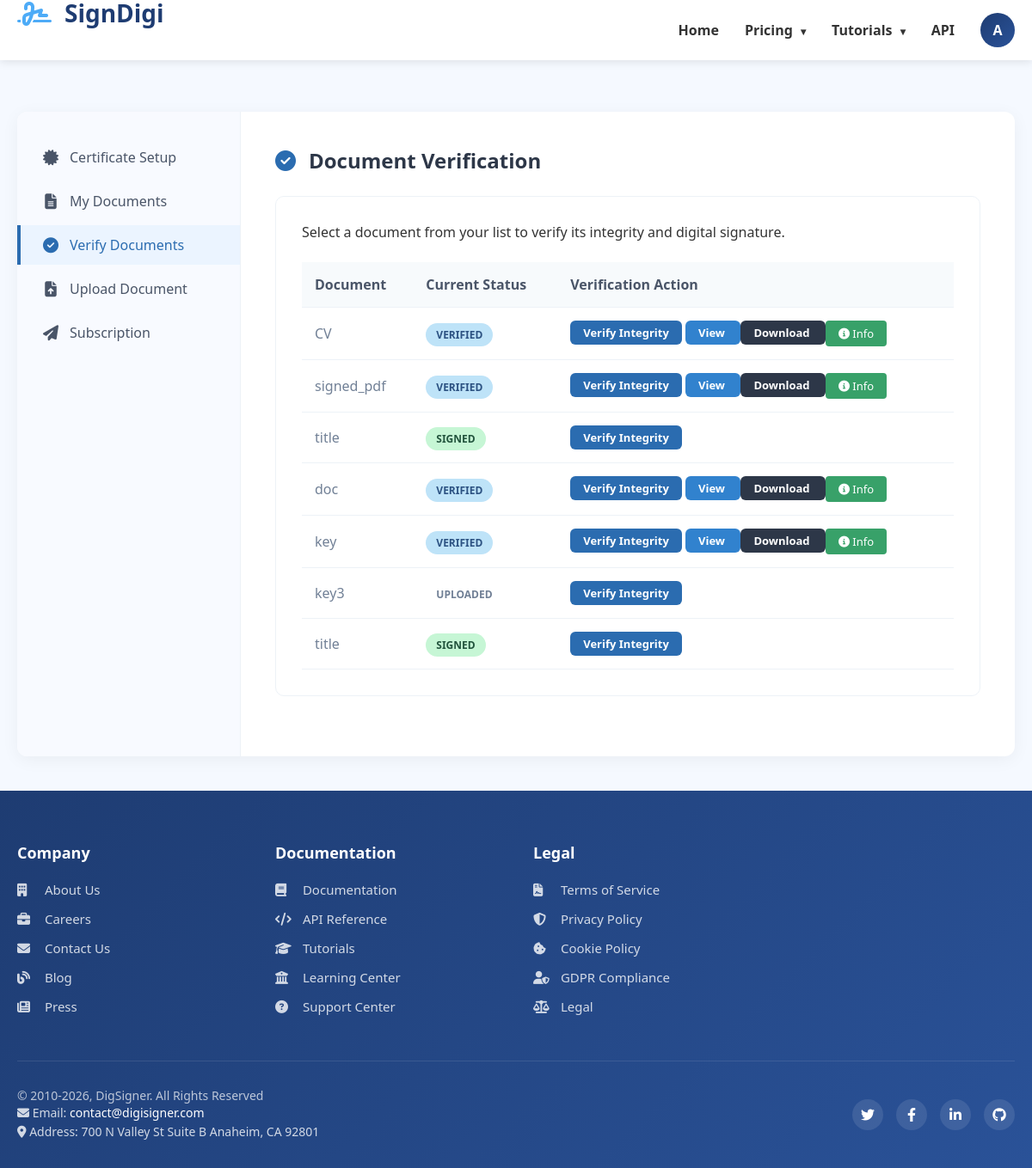
The app's page /dashboard/?section=verify (signed in) with its own data.
### mainapp/models.py (models this page shows, shortened)
class TimeStampedModel(models.Model):
    created_at = models.DateTimeField(auto_now_add=True)
    updated_at = models.DateTimeField(auto_now=True)
    class Meta:
        abstract = True

class Users(TimeStampedModel, AbstractUser):
    username = models.CharField(max_length=150, unique=True)
    email = models.EmailField(unique=True)
    fullname = models.CharField(max_length=30, null=True, blank=True)
    contact = models.IntegerField(unique=True)
    password = models.CharField(max_length=128)
    confirm_password = models.CharField(max_length=128)

class Document(TimeStampedModel):
    STATUS_CHOICES = [
        ("draft", "Draft"),
        ("pending", "Pending Signature"),
        ("signed", "Signed"),
        ("verified", "Verified"),
        ("rejected", "Rejected"),
    ]
    user = models.ForeignKey(Users, on_delete=models.CASCADE)
    title = models.CharField(max_length=255)
    file = models.FileField(upload_to="unsignatured_document/", null=False, blank=False)
    signed_file = models.FileField(
        upload_to="signatured_document/", null=True, blank=True
    )
    hash_value = models.CharField(max_length=64, blank=True, null=True)
    signature_data = models.TextField(blank=True, null=True)  # Cryptographic signature
    status = models.CharField(max_length=20, choices=STATUS_CHOICES, default="draft")

### mainapp/views.py (the view)
# urls.py: path("dashboard/", views.dashboard, name="dashboard"),
@login_required
def dashboard(request):
    active_section = request.GET.get("section", "documents")
    documents = Document.objects.filter(user=request.user).order_by("-updated_at")
    user_cert = UserCertificate.objects.filter(user=request.user).first()
    cert_form = CertificateUploadForm(instance=user_cert)
    token_form = TokenForm()
    send_form = DocumentSendForm()
    upload_form = DocumentUploadForm()
    subscription_form = SubscriptionForm()
    try:
        has_keys = hasattr(request.user, "key_pair")
    except:
        has_keys = False
    context = {
        "documents": documents,
        "has_keys": has_keys,
        "active_section": active_section,
        "user_cert": user_cert,
        "cert_form": cert_form,
        "token_form": token_form,
        "send_form": send_form,
        "upload_form": upload_form,
        "subscription_form": subscription_form,
    }
    return render(request, "users/dashboard.html", context)

### templates/users/dashboard.html (shortened to what this page needs)
{% extends 'users/base.html' %} {% load static %}  {% block extra_css %}
<link rel="stylesheet" href="{% static 'css/dashboard.css' %}" />
<link rel="stylesheet" href="{% static 'css/base.css' %}" />
{% endblock %} {% block content %}
<div class="management-container">
  <aside class="management-sidebar">
    <ul class="sidebar-nav">
      <li class="sidebar-nav-item">
        <a
          href="?section=setup"
          class="sidebar-nav-link {% if active_section == 'setup' %}active{% endif %}"
        >
          <i class="fas fa-certificate"></i> Certificate Setup
        </a>
      </li>
      <li class="sidebar-nav-item">
        <a
          href="?section=documents"
          class="sidebar-nav-link {% if active_section == 'documents' or not active_section %}active{% endif %}"
        >
          <i class="fas fa-file-alt"></i> My Documents
        </a>
      </li>
      <li class="sidebar-nav-item">
        <a
          href="?section=verify"
          class="sidebar-nav-link {% if active_section == 'verify' %}active{% endif %}"
        >
          <i class="fas fa-check-circle"></i> Verify Documents
        </a>
      </li>
      <li class="sidebar-nav-item">
        <a
          href="?section=upload"
          class="sidebar-nav-link {% if active_section == 'upload' %}active{% endif %}"
        >
          <i class="fas fa-file-upload"></i> Upload Document
        </a>
      </li>
      <li class="sidebar-nav-item">
        <a
          href="?section=send"
          class="sidebar-nav-link {% if active_section == 'send' %}active{% endif %}"
        >
          <i class="fas fa-paper-plane"></i> Subscription
        </a>
      </li>
    </ul>
  </aside>
  <main class="management-content">
    {% if active_section == 'verify' %}
    <section id="verify-section">
      <h2 class="section-title">
        <i class="fas fa-check-circle"></i> Document Verification
      </h2>
      <div class="management-card">
        <p class="mb-4">
          Select a document from your list to verify its integrity and digital
          signature.
        </p>
        <div class="table-container">
          <table class="management-table">
            <thead>
              <tr>
                <th>Document</th>
                <th>Current Status</th>
                <th>Verification Action</th>
              </tr>
            </thead>
            <tbody>
              {% for doc in documents %}
              <tr>
                <td>{{ doc.title }}</td>
                <td>
                  <span class="status-badge status-{{ doc.status }}"
                    >{{ doc.get_status_display }}</span
                  >
                </td>
                <td>
                  <form
                    action="{% url 'verify_document' doc.id %}"
                    method="post"
                    style="display: inline"
                  >
                    <button
                      type="submit"
                      class="btn-submit py-1 px-3"
                      style="font-size: 13px; padding: 5px 15px"
                    >
                      Verify Integrity
                    </button>
                  </form>
                  {% if doc.status == 'verified' %}
                  <a
                    href="{% url 'document_preview' doc.id %}"
                    class="btn-submit py-1 px-3 ms-2"
                    style="
                      font-size: 13px;
                      padding: 5px 15px;
                      background-color: #3182ce;
                      text-decoration: none;
                    "
                  >
                    View
                  </a>
                  <a
                    href="{% url 'download_document' doc.id %}?type=signed"
                    class="btn-submit py-1 px-3 ms-2"
                    style="
                      font-size: 13px;
                      padding: 5px 15px;
                      background-color: #2d3748;
                      text-decoration: none;
                    "
                  >
                    Download
                  </a>
                  <a
                    href="javascript:void(0)"
                    onclick="openInfoModal({{ doc.id }})"
                    class="btn-action ms-2"
                    style="
                      background-color: #38a169;
                      color: white;
                      padding: 6px 15px;
                      text-decoration: none;
                      border-radius: 4px;
                      font-size: 13px;
                      display: inline-block;
                      vertical-align: middle;
                    "
                  >
                    <i class="fas fa-info-circle"></i> Info
                  </a>
                  {% endif %}
                </td>
              </tr>
              {% endfor %}
            </tbody>
          </table>
        </div>
      </div>
    </section>
    {% endif %}
  </main>
</div>
{% endblock %}

### templates/users/base.html (shortened to what this page needs)
<!DOCTYPE html>
<html lang="en">
<head>
    <link rel="stylesheet" href="https://cdnjs.cloudflare.com/ajax/libs/font-awesome/6.4.0/css/all.min.css">
    {% load static %}
    <link rel="stylesheet" href="{% static 'css/base.css' %}">
    <link rel="stylesheet" href="{% static 'css/main.css' %}">
    {% block extra_css %}{% endblock %}
</head>
<body>
    <header class="header">
        <div class="header-container">
            <a href="#" class="logo">
                <div class="logo-icon"><i class="fas fa-signature"></i></div>
                <div class="logo-text">SignDigi</div>
            </a>
            <nav class="nav-menu" id="navMenu">
                <div class="nav-item">
                    <a href="#" class="nav-link {% if request.resolver_match.url_name == 'home' %}active{% endif %}">
                        Home
                    </a>
                </div>
                <div class="nav-item dropdown">
                    <a href="#" class="nav-link dropdown-toggle {% if request.resolver_match.url_name == 'pricing' %}active{% endif %}">
                        Pricing
                    </a>
                </div>
                <div class="nav-item dropdown">
                    <a href="#" class="nav-link dropdown-toggle {% if 'tutorials' in request.path %}active{% endif %}">
                        Tutorials
                    </a>
                </div>
                <div class="nav-item">
                    <a href="#" class="nav-link {% if 'api' in request.path %}active{% endif %}">
                        API
                    </a>
                </div>
                <div class="auth-buttons">
                    {% if user.is_authenticated %}
                        <div class="user-menu" id="userMenu">
                            <div class="user-avatar">
                                {{ user.first_name|slice:"0:1"|default:user.username|slice:"0:1"|upper }}
                            </div>
                        </div>
                    {% else %}
                        <a href="{% url 'login' %}" class="btn-outline">Login</a>
                        <a href="{% url 'register' %}" class="btn-primary">Sign Up Free</a>
                    {% endif %}
                </div>
            </nav>
        </div>
    </header>
    <main class="main-content">
        <div class="content-container">
            {% block content %}{% endblock %}
        </div>
    </main>
    <footer class="footer">
        <div class="footer-container">
            <div class="footer-grid">
                <div class="footer-column">
                    <h3>Company</h3>
                    <ul class="footer-links">
                        <li><a href="#"><i class="fas fa-building"></i> About Us</a></li>
                        <li><a href="#"><i class="fas fa-briefcase"></i> Careers</a></li>
                        <li><a href="#"><i class="fas fa-envelope"></i> Contact Us</a></li>
                        <li><a href="#"><i class="fas fa-blog"></i> Blog</a></li>
                        <li><a href="#"><i class="fas fa-newspaper"></i> Press</a></li>
                    </ul>
                </div>
                <div class="footer-column">
                    <h3>Documentation</h3>
                    <ul class="footer-links">
                        <li><a href="#"><i class="fas fa-book"></i> Documentation</a></li>
                        <li><a href="#"><i class="fas fa-code"></i> API Reference</a></li>
                        <li><a href="#"><i class="fas fa-graduation-cap"></i> Tutorials</a></li>
                        <li><a href="#"><i class="fas fa-university"></i> Learning Center</a></li>
                        <li><a href="#"><i class="fas fa-question-circle"></i> Support Center</a></li>
                    </ul>
                </div>
                <div class="footer-column">
                    <h3>Legal</h3>
                    <ul class="footer-links">
                        <li><a href="#"><i class="fas fa-file-contract"></i> Terms of Service</a></li>
                        <li><a href="#"><i class="fas fa-shield-alt"></i> Privacy Policy</a></li>
                        <li><a href="#"><i class="fas fa-cookie-bite"></i> Cookie Policy</a></li>
                        <li><a href="#"><i class="fas fa-user-shield"></i> GDPR Compliance</a></li>
                        <li><a href="#"><i class="fas fa-balance-scale"></i> Legal</a></li>
                    </ul>
                </div>
            </div>
            <div class="footer-bottom">
                <div class="copyright">
                    <p>© 2010-2026, DigSigner. All Rights Reserved</p>
                    <div class="contact-info">
                        <p><i class="fas fa-envelope"></i> Email: <a href="mailto:contact@digisigner.com">contact@digisigner.com</a></p>
                        <p><i class="fas fa-map-marker-alt"></i> Address: 700 N Valley St Suite B Anaheim, CA 92801</p>
                    </div>
                </div>
                <div class="social-links">
                    <a href="https://twitter.com/digisigner" class="social-link" target="_blank" rel="noopener">
                        <i class="fab fa-twitter"></i>
                    </a>
                    <a href="https://facebook.com/digisigner" class="social-link" target="_blank" rel="noopener">
                        <i class="fab fa-facebook-f"></i>
                    </a>
                    <a href="https://linkedin.com/company/digisigner" class="social-link" target="_blank" rel="noopener">
                        <i class="fab fa-linkedin-in"></i>
                    </a>
                    <a href="https://github.com/digisigner" class="social-link" target="_blank" rel="noopener">
                        <i class="fab fa-github"></i>
                    </a>
                </div>
            </div>
        </div>
    </footer>
</body>
</html>

### static/css/base.css (style rules this page uses)
* { margin: 0; padding: 0; box-sizing: border-box; font-family: 'Segoe UI', Tahoma, Geneva, Verdana, sans-serif; }
body { background-color: #f5f9ff; color: #333; min-height: 100vh; display: flex; flex-direction: column; }
.logo { display: flex; align-items: center; margin-bottom: 40px; }
.logo-icon { font-size: 32px; margin-right: 15px; color: #4dabf7; }
.logo-text { font-size: 28px; font-weight: 700; }

### static/css/main.css (style rules this page uses)
.header { background: white; box-shadow: 0 2px 10px rgba(0, 0, 0, 0.1); position: sticky; top: 0; z-index: 1000; }
.header-container { max-width: 1200px; margin: 0 auto; padding: 0 20px; display: flex; align-items: center; justify-content: space-between; height: 70px; }
.logo { display: flex; align-items: center; text-decoration: none; color: #1e3c72; }
.logo-icon { font-size: 28px; margin-right: 10px; color: #4dabf7; }
.logo-text { font-size: 24px; font-weight: 700; }
.nav-menu { display: flex; align-items: center; gap: 30px; }
.nav-item { position: relative; }
.nav-link { color: #333; text-decoration: none; font-weight: 600; font-size: 16px; padding: 8px 0; transition: color 0.3s; position: relative; }
.dropdown { position: relative; }
.dropdown-toggle::after { content: '▾'; margin-left: 5px; font-size: 12px; }
.auth-buttons { display: flex; align-items: center; gap: 15px; }
.user-menu { position: relative; }
.user-avatar { width: 40px; height: 40px; border-radius: 50%; background: linear-gradient(135deg, #1e3c72, #2a5298); display: flex; align-items: center; justify-content: center; color: white; font-weight: 600; cursor: pointer; transition: transform 0.3s; }
.footer { background: linear-gradient(135deg, #1e3c72 0%, #2a5298 100%); color: white; padding: 60px 0 30px; margin-top: auto; }
.footer-container { max-width: 1200px; margin: 0 auto; padding: 0 20px; }
.footer-grid { display: grid; grid-template-columns: repeat(4, 1fr); gap: 40px; margin-bottom: 40px; }
.footer-column h3 { font-size: 18px; margin-bottom: 20px; font-weight: 600; }
.footer-links { list-style: none; }
.footer-links li { margin-bottom: 12px; }
.footer-links a { color: rgba(255, 255, 255, 0.8); text-decoration: none; transition: color 0.3s; font-size: 15px; }
.footer-links a i { margin-right: 8px; width: 20px; }
.footer-bottom { border-top: 1px solid rgba(255, 255, 255, 0.1); padding-top: 30px; display: flex; justify-content: space-between; align-items: center; }
.copyright { color: rgba(255, 255, 255, 0.7); font-size: 14px; }
.social-links { display: flex; gap: 15px; }
.social-link { width: 36px; height: 36px; border-radius: 50%; background: rgba(255, 255, 255, 0.1); display: flex; align-items: center; justify-content: center; color: white; text-decoration: none; transition: all 0.3s; }
.contact-info { color: rgba(255, 255, 255, 0.8); font-size: 14px; line-height: 1.6; }
.contact-info a { color: white; text-decoration: none; }
.main-content { min-height: calc(100vh - 70px - 300px); padding: 40px 20px; }
.content-container { max-width: 1200px; margin: 0 auto; }

### templates/users/dashboard.html (style rules this page uses)
.mb-4 { margin-bottom: 1.5rem !important; }

### records on screen
Users: first_name "A"
Document: title "CV", status "VERIFIED"
Document: title "signed_pdf", status "VERIFIED"
Document: title "title", status "SIGNED"
Document: title "doc", status "VERIFIED"
Document: title "key", status "VERIFIED"
Document: title "key3", status "UPLOADED"
Document: title "title", status "SIGNED"
